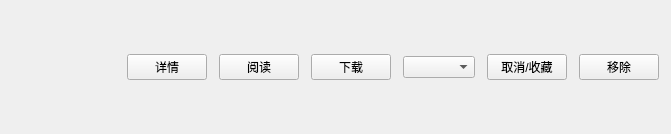
<?xml version="1.0" encoding="UTF-8"?>
<ui version="4.0">
 <class>LibraryAlbumCard</class>
 <widget class="QFrame" name="libraryAlbumCard">
  <property name="objectName"><string>libraryAlbumCard</string></property>
  <property name="cursor"><cursorShape>PointingHandCursor</cursorShape></property>
  <layout class="QHBoxLayout" name="libraryAlbumCardLayout">
   <property name="leftMargin"><number>10</number></property>
   <property name="topMargin"><number>9</number></property>
   <property name="rightMargin"><number>12</number></property>
   <property name="bottomMargin"><number>9</number></property>
   <property name="spacing"><number>12</number></property>
   <item>
    <widget class="QLabel" name="libraryAlbumCover">
     <property name="minimumSize"><size><width>86</width><height>116</height></size></property>
     <property name="maximumSize"><size><width>86</width><height>116</height></size></property>
     <property name="alignment"><set>Qt::AlignmentFlag::AlignCenter</set></property>
     <property name="text"><string></string></property>
    </widget>
   </item>
   <item>
    <layout class="QVBoxLayout" name="libraryAlbumInfoLayout">
     <property name="leftMargin"><number>0</number></property>
     <property name="topMargin"><number>0</number></property>
     <property name="rightMargin"><number>0</number></property>
     <property name="bottomMargin"><number>0</number></property>
     <property name="spacing"><number>6</number></property>
     <item><widget class="QLabel" name="libraryAlbumTitle"><property name="wordWrap"><bool>true</bool></property></widget></item>
     <item><widget class="QLabel" name="libraryAlbumMeta"/></item>
     <item><widget class="QLabel" name="libraryAlbumTags"/></item>
     <item><spacer name="libraryAlbumInfoSpacer"><property name="orientation"><enum>Qt::Orientation::Vertical</enum></property><property name="sizeType"><enum>QSizePolicy::Policy::Expanding</enum></property></spacer></item>
    </layout>
   </item>
   <item><widget class="QPushButton" name="libraryAlbumDetailButton"><property name="text"><string>&#x8BE6;&#x60C5;</string></property></widget></item>
   <item><widget class="QPushButton" name="libraryAlbumReadButton"><property name="text"><string>&#x9605;&#x8BFB;</string></property></widget></item>
   <item><widget class="QPushButton" name="libraryAlbumQueueButton"><property name="text"><string>&#x4E0B;&#x8F7D;</string></property></widget></item>
   <item><widget class="QComboBox" name="libraryAlbumMoveCombo"/></item>
   <item><widget class="QPushButton" name="libraryAlbumToggleButton"><property name="text"><string>&#x53D6;&#x6D88;/&#x6536;&#x85CF;</string></property></widget></item>
   <item><widget class="QPushButton" name="libraryAlbumRemoveButton"><property name="text"><string>&#x79FB;&#x9664;</string></property></widget></item>
  </layout>
 </widget>
 <resources/>
 <connections/>
</ui>
